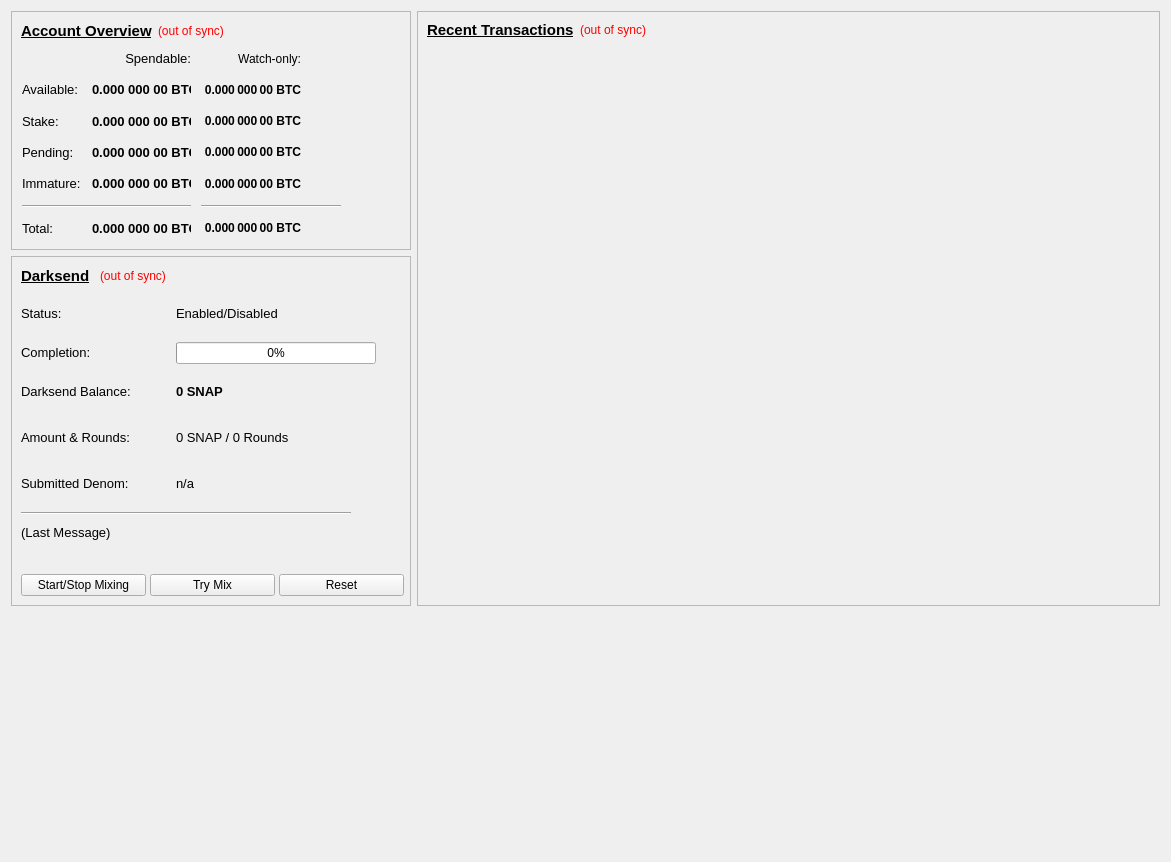
<?xml version="1.0" encoding="UTF-8"?>
<ui version="4.0">
 <class>OverviewPage</class>
 <widget class="QWidget" name="OverviewPage">
  <property name="geometry">
   <rect>
    <x>0</x>
    <y>0</y>
    <width>1171</width>
    <height>862</height>
   </rect>
  </property>
  <property name="windowTitle">
   <string>Form</string>
  </property>
  <layout class="QGridLayout" name="gridLayout_4">
   <item row="2" column="0" colspan="2">
    <widget class="QCustomPlot" name="diffplot" native="true">
     <property name="minimumSize">
      <size>
       <width>960</width>
       <height>200</height>
      </size>
     </property>
    </widget>
   </item>
   <item row="0" column="1" rowspan="2">
    <widget class="QFrame" name="frame_2">
     <property name="minimumSize">
      <size>
       <width>500</width>
       <height>0</height>
      </size>
     </property>
     <property name="frameShape">
      <enum>QFrame::StyledPanel</enum>
     </property>
     <property name="frameShadow">
      <enum>QFrame::Raised</enum>
     </property>
     <layout class="QGridLayout" name="gridLayout_11">
      <item row="0" column="0">
       <layout class="QGridLayout" name="gridLayout_9">
        <item row="0" column="0">
         <widget class="QLabel" name="label_4">
          <property name="font">
           <font>
            <weight>75</weight>
            <bold>true</bold>
           </font>
          </property>
          <property name="text">
           <string>&lt;html&gt;&lt;head/&gt;&lt;body&gt;&lt;p&gt;&lt;span style=&quot; font-size:11pt; text-decoration: underline;&quot;&gt;Recent Transactions&lt;/span&gt;&lt;/p&gt;&lt;/body&gt;&lt;/html&gt;</string>
          </property>
         </widget>
        </item>
        <item row="1" column="0" colspan="3">
         <widget class="QListView" name="listTransactions">
          <property name="styleSheet">
           <string notr="true">QListView { background: transparent; }</string>
          </property>
          <property name="frameShape">
           <enum>QFrame::NoFrame</enum>
          </property>
          <property name="verticalScrollBarPolicy">
           <enum>Qt::ScrollBarAlwaysOff</enum>
          </property>
          <property name="horizontalScrollBarPolicy">
           <enum>Qt::ScrollBarAlwaysOff</enum>
          </property>
          <property name="selectionMode">
           <enum>QAbstractItemView::NoSelection</enum>
          </property>
         </widget>
        </item>
        <item row="0" column="1">
         <widget class="QLabel" name="labelTransactionsStatus">
          <property name="cursor">
           <cursorShape>WhatsThisCursor</cursorShape>
          </property>
          <property name="toolTip">
           <string>The displayed information may be out of date. Your wallet automatically synchronizes with the SnapCoin network after a connection is established, but this process has not completed yet.</string>
          </property>
          <property name="styleSheet">
           <string notr="true">QLabel { color: red; }</string>
          </property>
          <property name="text">
           <string notr="true">(out of sync)</string>
          </property>
          <property name="alignment">
           <set>Qt::AlignRight|Qt::AlignTrailing|Qt::AlignVCenter</set>
          </property>
         </widget>
        </item>
        <item row="0" column="2">
         <spacer name="horizontalSpacer">
          <property name="orientation">
           <enum>Qt::Horizontal</enum>
          </property>
          <property name="sizeHint" stdset="0">
           <size>
            <width>140</width>
            <height>17</height>
           </size>
          </property>
         </spacer>
        </item>
       </layout>
      </item>
     </layout>
    </widget>
   </item>
   <item row="0" column="0">
    <widget class="QFrame" name="frame">
     <property name="maximumSize">
      <size>
       <width>400</width>
       <height>16777215</height>
      </size>
     </property>
     <property name="frameShape">
      <enum>QFrame::StyledPanel</enum>
     </property>
     <property name="frameShadow">
      <enum>QFrame::Raised</enum>
     </property>
     <layout class="QGridLayout" name="gridLayout_3">
      <item row="0" column="1">
       <widget class="QLabel" name="labelWalletStatus">
        <property name="maximumSize">
         <size>
          <width>16777215</width>
          <height>20</height>
         </size>
        </property>
        <property name="cursor">
         <cursorShape>WhatsThisCursor</cursorShape>
        </property>
        <property name="toolTip">
         <string>The displayed information may be out of date. Your wallet automatically synchronizes with the SnapCoin network after a connection is established, but this process has not completed yet.</string>
        </property>
        <property name="styleSheet">
         <string notr="true">QLabel { color: red; }</string>
        </property>
        <property name="text">
         <string notr="true">(out of sync)</string>
        </property>
        <property name="alignment">
         <set>Qt::AlignLeading|Qt::AlignLeft|Qt::AlignVCenter</set>
        </property>
       </widget>
      </item>
      <item row="0" column="2">
       <spacer name="horizontalSpacer_3">
        <property name="orientation">
         <enum>Qt::Horizontal</enum>
        </property>
        <property name="sizeHint" stdset="0">
         <size>
          <width>167</width>
          <height>19</height>
         </size>
        </property>
       </spacer>
      </item>
      <item row="0" column="0">
       <widget class="QLabel" name="label_5">
        <property name="maximumSize">
         <size>
          <width>16777215</width>
          <height>20</height>
         </size>
        </property>
        <property name="font">
         <font>
          <weight>75</weight>
          <bold>true</bold>
         </font>
        </property>
        <property name="text">
         <string>&lt;html&gt;&lt;head/&gt;&lt;body&gt;&lt;p&gt;&lt;span style=&quot; font-size:11pt; text-decoration: underline;&quot;&gt;Account Overview&lt;/span&gt;&lt;/p&gt;&lt;/body&gt;&lt;/html&gt;</string>
        </property>
       </widget>
      </item>
      <item row="1" column="0" colspan="3">
       <layout class="QGridLayout" name="gridLayout">
        <property name="leftMargin">
         <number>1</number>
        </property>
        <property name="topMargin">
         <number>1</number>
        </property>
        <property name="rightMargin">
         <number>100</number>
        </property>
        <property name="bottomMargin">
         <number>1</number>
        </property>
        <property name="spacing">
         <number>10</number>
        </property>
        <item row="0" column="1">
         <widget class="QLabel" name="labelSpendable">
          <property name="text">
           <string>&lt;html&gt;&lt;head/&gt;&lt;body&gt;&lt;p&gt;&lt;span style=&quot; font-size:10pt;&quot;&gt;Spendable:&lt;/span&gt;&lt;/p&gt;&lt;/body&gt;&lt;/html&gt;</string>
          </property>
          <property name="alignment">
           <set>Qt::AlignRight|Qt::AlignTrailing|Qt::AlignVCenter</set>
          </property>
         </widget>
        </item>
        <item row="0" column="2">
         <widget class="QLabel" name="labelWatchonly">
          <property name="text">
           <string>Watch-only:</string>
          </property>
          <property name="alignment">
           <set>Qt::AlignRight|Qt::AlignTrailing|Qt::AlignVCenter</set>
          </property>
         </widget>
        </item>
        <item row="1" column="0">
         <widget class="QLabel" name="labelBalanceText">
          <property name="text">
           <string>&lt;html&gt;&lt;head/&gt;&lt;body&gt;&lt;p&gt;&lt;span style=&quot; font-size:10pt;&quot;&gt;Available:&lt;/span&gt;&lt;/p&gt;&lt;/body&gt;&lt;/html&gt;</string>
          </property>
         </widget>
        </item>
        <item row="1" column="1">
         <widget class="QLabel" name="labelBalance">
          <property name="font">
           <font>
            <weight>75</weight>
            <bold>true</bold>
           </font>
          </property>
          <property name="cursor">
           <cursorShape>IBeamCursor</cursorShape>
          </property>
          <property name="toolTip">
           <string>Your current spendable balance</string>
          </property>
          <property name="text">
           <string notr="true">&lt;html&gt;&lt;head/&gt;&lt;body&gt;&lt;p&gt;&lt;span style=&quot; font-size:10pt;&quot;&gt;0.000 000 00 BTC&lt;/span&gt;&lt;/p&gt;&lt;/body&gt;&lt;/html&gt;</string>
          </property>
          <property name="alignment">
           <set>Qt::AlignRight|Qt::AlignTrailing|Qt::AlignVCenter</set>
          </property>
          <property name="textInteractionFlags">
           <set>Qt::LinksAccessibleByMouse|Qt::TextSelectableByKeyboard|Qt::TextSelectableByMouse</set>
          </property>
         </widget>
        </item>
        <item row="1" column="2">
         <widget class="QLabel" name="labelWatchAvailable">
          <property name="font">
           <font>
            <weight>75</weight>
            <bold>true</bold>
           </font>
          </property>
          <property name="cursor">
           <cursorShape>IBeamCursor</cursorShape>
          </property>
          <property name="toolTip">
           <string>Your current balance in watch-only addresses</string>
          </property>
          <property name="text">
           <string notr="true">0.000 000 00 BTC</string>
          </property>
          <property name="alignment">
           <set>Qt::AlignRight|Qt::AlignTrailing|Qt::AlignVCenter</set>
          </property>
          <property name="textInteractionFlags">
           <set>Qt::LinksAccessibleByMouse|Qt::TextSelectableByKeyboard|Qt::TextSelectableByMouse</set>
          </property>
         </widget>
        </item>
        <item row="2" column="0">
         <widget class="QLabel" name="label_6">
          <property name="text">
           <string>&lt;html&gt;&lt;head/&gt;&lt;body&gt;&lt;p&gt;&lt;span style=&quot; font-size:10pt;&quot;&gt;Stake:&lt;/span&gt;&lt;/p&gt;&lt;/body&gt;&lt;/html&gt;</string>
          </property>
         </widget>
        </item>
        <item row="2" column="1">
         <widget class="QLabel" name="labelStake">
          <property name="font">
           <font>
            <weight>75</weight>
            <bold>true</bold>
           </font>
          </property>
          <property name="cursor">
           <cursorShape>IBeamCursor</cursorShape>
          </property>
          <property name="toolTip">
           <string>Total of coins that was staked, and do not yet count toward the current balance</string>
          </property>
          <property name="text">
           <string notr="true">&lt;html&gt;&lt;head/&gt;&lt;body&gt;&lt;p&gt;&lt;span style=&quot; font-size:10pt;&quot;&gt;0.000 000 00 BTC&lt;/span&gt;&lt;/p&gt;&lt;/body&gt;&lt;/html&gt;</string>
          </property>
          <property name="alignment">
           <set>Qt::AlignRight|Qt::AlignTrailing|Qt::AlignVCenter</set>
          </property>
          <property name="textInteractionFlags">
           <set>Qt::LinksAccessibleByMouse|Qt::TextSelectableByKeyboard|Qt::TextSelectableByMouse</set>
          </property>
         </widget>
        </item>
        <item row="4" column="1">
         <widget class="QLabel" name="labelImmature">
          <property name="font">
           <font>
            <weight>75</weight>
            <bold>true</bold>
           </font>
          </property>
          <property name="cursor">
           <cursorShape>IBeamCursor</cursorShape>
          </property>
          <property name="toolTip">
           <string>Mined balance that has not yet matured</string>
          </property>
          <property name="text">
           <string notr="true">&lt;html&gt;&lt;head/&gt;&lt;body&gt;&lt;p&gt;&lt;span style=&quot; font-size:10pt;&quot;&gt;0.000 000 00 BTC&lt;/span&gt;&lt;/p&gt;&lt;/body&gt;&lt;/html&gt;</string>
          </property>
          <property name="alignment">
           <set>Qt::AlignRight|Qt::AlignTrailing|Qt::AlignVCenter</set>
          </property>
          <property name="textInteractionFlags">
           <set>Qt::LinksAccessibleByMouse|Qt::TextSelectableByKeyboard|Qt::TextSelectableByMouse</set>
          </property>
         </widget>
        </item>
        <item row="2" column="2">
         <widget class="QLabel" name="labelWatchStake">
          <property name="font">
           <font>
            <weight>75</weight>
            <bold>true</bold>
           </font>
          </property>
          <property name="cursor">
           <cursorShape>IBeamCursor</cursorShape>
          </property>
          <property name="toolTip">
           <string>Total of coins that was staked in watch-only addresses, and do not yet count toward the current watch-only balance</string>
          </property>
          <property name="text">
           <string notr="true">0.000 000 00 BTC</string>
          </property>
          <property name="alignment">
           <set>Qt::AlignRight|Qt::AlignTrailing|Qt::AlignVCenter</set>
          </property>
          <property name="textInteractionFlags">
           <set>Qt::LinksAccessibleByMouse|Qt::TextSelectableByKeyboard|Qt::TextSelectableByMouse</set>
          </property>
         </widget>
        </item>
        <item row="4" column="0">
         <widget class="QLabel" name="labelImmatureText">
          <property name="text">
           <string>&lt;html&gt;&lt;head/&gt;&lt;body&gt;&lt;p&gt;&lt;span style=&quot; font-size:10pt;&quot;&gt;Immature:&lt;/span&gt;&lt;/p&gt;&lt;/body&gt;&lt;/html&gt;</string>
          </property>
         </widget>
        </item>
        <item row="6" column="2">
         <widget class="QLabel" name="labelWatchTotal">
          <property name="font">
           <font>
            <weight>75</weight>
            <bold>true</bold>
           </font>
          </property>
          <property name="cursor">
           <cursorShape>IBeamCursor</cursorShape>
          </property>
          <property name="toolTip">
           <string>Current total balance in watch-only addresses</string>
          </property>
          <property name="text">
           <string notr="true">0.000 000 00 BTC</string>
          </property>
          <property name="alignment">
           <set>Qt::AlignRight|Qt::AlignTrailing|Qt::AlignVCenter</set>
          </property>
          <property name="textInteractionFlags">
           <set>Qt::LinksAccessibleByMouse|Qt::TextSelectableByKeyboard|Qt::TextSelectableByMouse</set>
          </property>
         </widget>
        </item>
        <item row="5" column="0" colspan="2">
         <widget class="Line" name="lineSpendableBalance">
          <property name="orientation">
           <enum>Qt::Horizontal</enum>
          </property>
         </widget>
        </item>
        <item row="6" column="0">
         <widget class="QLabel" name="labelTotalText">
          <property name="text">
           <string>&lt;html&gt;&lt;head/&gt;&lt;body&gt;&lt;p&gt;&lt;span style=&quot; font-size:10pt;&quot;&gt;Total:&lt;/span&gt;&lt;/p&gt;&lt;/body&gt;&lt;/html&gt;</string>
          </property>
         </widget>
        </item>
        <item row="5" column="2">
         <widget class="Line" name="lineWatchBalance">
          <property name="sizePolicy">
           <sizepolicy hsizetype="Preferred" vsizetype="Fixed">
            <horstretch>0</horstretch>
            <verstretch>0</verstretch>
           </sizepolicy>
          </property>
          <property name="minimumSize">
           <size>
            <width>140</width>
            <height>0</height>
           </size>
          </property>
          <property name="orientation">
           <enum>Qt::Horizontal</enum>
          </property>
         </widget>
        </item>
        <item row="6" column="1">
         <widget class="QLabel" name="labelTotal">
          <property name="font">
           <font>
            <weight>75</weight>
            <bold>true</bold>
           </font>
          </property>
          <property name="cursor">
           <cursorShape>IBeamCursor</cursorShape>
          </property>
          <property name="toolTip">
           <string>Your current total balance</string>
          </property>
          <property name="text">
           <string notr="true">&lt;html&gt;&lt;head/&gt;&lt;body&gt;&lt;p&gt;&lt;span style=&quot; font-size:10pt;&quot;&gt;0.000 000 00 BTC&lt;/span&gt;&lt;/p&gt;&lt;/body&gt;&lt;/html&gt;</string>
          </property>
          <property name="alignment">
           <set>Qt::AlignRight|Qt::AlignTrailing|Qt::AlignVCenter</set>
          </property>
          <property name="textInteractionFlags">
           <set>Qt::LinksAccessibleByMouse|Qt::TextSelectableByKeyboard|Qt::TextSelectableByMouse</set>
          </property>
         </widget>
        </item>
        <item row="3" column="2">
         <widget class="QLabel" name="labelWatchPending">
          <property name="font">
           <font>
            <weight>75</weight>
            <bold>true</bold>
           </font>
          </property>
          <property name="cursor">
           <cursorShape>IBeamCursor</cursorShape>
          </property>
          <property name="toolTip">
           <string>Unconfirmed transactions to watch-only addresses</string>
          </property>
          <property name="text">
           <string notr="true">0.000 000 00 BTC</string>
          </property>
          <property name="alignment">
           <set>Qt::AlignRight|Qt::AlignTrailing|Qt::AlignVCenter</set>
          </property>
          <property name="textInteractionFlags">
           <set>Qt::LinksAccessibleByMouse|Qt::TextSelectableByKeyboard|Qt::TextSelectableByMouse</set>
          </property>
         </widget>
        </item>
        <item row="3" column="0">
         <widget class="QLabel" name="labelPendingText">
          <property name="text">
           <string>&lt;html&gt;&lt;head/&gt;&lt;body&gt;&lt;p&gt;&lt;span style=&quot; font-size:10pt;&quot;&gt;Pending:&lt;/span&gt;&lt;/p&gt;&lt;/body&gt;&lt;/html&gt;</string>
          </property>
         </widget>
        </item>
        <item row="3" column="1">
         <widget class="QLabel" name="labelUnconfirmed">
          <property name="font">
           <font>
            <weight>75</weight>
            <bold>true</bold>
           </font>
          </property>
          <property name="cursor">
           <cursorShape>IBeamCursor</cursorShape>
          </property>
          <property name="toolTip">
           <string>Total of transactions that have yet to be confirmed, and do not yet count toward the spendable balance</string>
          </property>
          <property name="text">
           <string notr="true">&lt;html&gt;&lt;head/&gt;&lt;body&gt;&lt;p&gt;&lt;span style=&quot; font-size:10pt;&quot;&gt;0.000 000 00 BTC&lt;/span&gt;&lt;/p&gt;&lt;/body&gt;&lt;/html&gt;</string>
          </property>
          <property name="alignment">
           <set>Qt::AlignRight|Qt::AlignTrailing|Qt::AlignVCenter</set>
          </property>
          <property name="textInteractionFlags">
           <set>Qt::LinksAccessibleByMouse|Qt::TextSelectableByKeyboard|Qt::TextSelectableByMouse</set>
          </property>
         </widget>
        </item>
        <item row="4" column="2">
         <widget class="QLabel" name="labelWatchImmature">
          <property name="font">
           <font>
            <weight>75</weight>
            <bold>true</bold>
           </font>
          </property>
          <property name="cursor">
           <cursorShape>IBeamCursor</cursorShape>
          </property>
          <property name="toolTip">
           <string>Mined balance in watch-only addresses that has not yet matured</string>
          </property>
          <property name="text">
           <string notr="true">0.000 000 00 BTC</string>
          </property>
          <property name="alignment">
           <set>Qt::AlignRight|Qt::AlignTrailing|Qt::AlignVCenter</set>
          </property>
          <property name="textInteractionFlags">
           <set>Qt::LinksAccessibleByMouse|Qt::TextSelectableByKeyboard|Qt::TextSelectableByMouse</set>
          </property>
         </widget>
        </item>
       </layout>
      </item>
     </layout>
    </widget>
   </item>
   <item row="1" column="0">
    <widget class="QFrame" name="frameDarksend">
     <property name="minimumSize">
      <size>
       <width>0</width>
       <height>350</height>
      </size>
     </property>
     <property name="maximumSize">
      <size>
       <width>400</width>
       <height>16777215</height>
      </size>
     </property>
     <property name="layoutDirection">
      <enum>Qt::LeftToRight</enum>
     </property>
     <property name="frameShape">
      <enum>QFrame::StyledPanel</enum>
     </property>
     <property name="frameShadow">
      <enum>QFrame::Raised</enum>
     </property>
     <layout class="QGridLayout" name="gridLayout_8">
      <item row="0" column="0">
       <layout class="QGridLayout" name="gridLayout_6">
        <item row="1" column="0">
         <layout class="QGridLayout" name="gridLayout_5">
          <item row="0" column="0">
           <widget class="QPushButton" name="toggleDarksend">
            <property name="sizePolicy">
             <sizepolicy hsizetype="MinimumExpanding" vsizetype="Fixed">
              <horstretch>0</horstretch>
              <verstretch>0</verstretch>
             </sizepolicy>
            </property>
            <property name="minimumSize">
             <size>
              <width>125</width>
              <height>0</height>
             </size>
            </property>
            <property name="maximumSize">
             <size>
              <width>125</width>
              <height>16777215</height>
             </size>
            </property>
            <property name="text">
             <string>Start/Stop Mixing</string>
            </property>
           </widget>
          </item>
          <item row="0" column="1">
           <widget class="QPushButton" name="darksendAuto">
            <property name="sizePolicy">
             <sizepolicy hsizetype="MinimumExpanding" vsizetype="Fixed">
              <horstretch>0</horstretch>
              <verstretch>0</verstretch>
             </sizepolicy>
            </property>
            <property name="minimumSize">
             <size>
              <width>125</width>
              <height>0</height>
             </size>
            </property>
            <property name="maximumSize">
             <size>
              <width>125</width>
              <height>16777215</height>
             </size>
            </property>
            <property name="toolTip">
             <string>Try to manually submit a Darksend request.</string>
            </property>
            <property name="text">
             <string>Try Mix</string>
            </property>
           </widget>
          </item>
          <item row="0" column="2">
           <widget class="QPushButton" name="darksendReset">
            <property name="sizePolicy">
             <sizepolicy hsizetype="MinimumExpanding" vsizetype="Fixed">
              <horstretch>0</horstretch>
              <verstretch>0</verstretch>
             </sizepolicy>
            </property>
            <property name="minimumSize">
             <size>
              <width>125</width>
              <height>0</height>
             </size>
            </property>
            <property name="maximumSize">
             <size>
              <width>125</width>
              <height>16777215</height>
             </size>
            </property>
            <property name="toolTip">
             <string>Reset the current status of Darksend (can interrupt Darksend if it's in the process of Mixing, which can cost you money!)</string>
            </property>
            <property name="autoFillBackground">
             <bool>false</bool>
            </property>
            <property name="text">
             <string>Reset</string>
            </property>
           </widget>
          </item>
         </layout>
        </item>
        <item row="0" column="0">
         <layout class="QGridLayout" name="gridLayout_12">
          <property name="rightMargin">
           <number>50</number>
          </property>
          <property name="spacing">
           <number>10</number>
          </property>
          <item row="5" column="1">
           <widget class="QLabel" name="labelSubmittedDenom">
            <property name="toolTip">
             <string>The denominations you submitted to the Masternode.&lt;br&gt;To mix, other users must submit the exact same denominations.</string>
            </property>
            <property name="text">
             <string>&lt;html&gt;&lt;head/&gt;&lt;body&gt;&lt;p&gt;&lt;span style=&quot; font-size:10pt;&quot;&gt;n/a&lt;/span&gt;&lt;/p&gt;&lt;/body&gt;&lt;/html&gt;</string>
            </property>
           </widget>
          </item>
          <item row="6" column="0" colspan="2">
           <widget class="Line" name="lineLastMessage">
            <property name="orientation">
             <enum>Qt::Horizontal</enum>
            </property>
           </widget>
          </item>
          <item row="4" column="1">
           <widget class="QLabel" name="labelAmountRounds">
            <property name="text">
             <string>&lt;html&gt;&lt;head/&gt;&lt;body&gt;&lt;p&gt;&lt;span style=&quot; font-size:10pt;&quot;&gt;0 SNAP / 0 Rounds&lt;/span&gt;&lt;/p&gt;&lt;/body&gt;&lt;/html&gt;</string>
            </property>
           </widget>
          </item>
          <item row="7" column="0" colspan="2">
           <widget class="QLabel" name="darksendStatus">
            <property name="minimumSize">
             <size>
              <width>288</width>
              <height>43</height>
             </size>
            </property>
            <property name="text">
             <string>&lt;html&gt;&lt;head/&gt;&lt;body&gt;&lt;p&gt;&lt;span style=&quot; font-size:10pt;&quot;&gt;(Last Message)&lt;/span&gt;&lt;/p&gt;&lt;/body&gt;&lt;/html&gt;</string>
            </property>
            <property name="alignment">
             <set>Qt::AlignLeading|Qt::AlignLeft|Qt::AlignTop</set>
            </property>
            <property name="wordWrap">
             <bool>true</bool>
            </property>
           </widget>
          </item>
          <item row="3" column="1">
           <widget class="QLabel" name="labelAnonymized">
            <property name="font">
             <font>
              <weight>75</weight>
              <bold>true</bold>
             </font>
            </property>
            <property name="text">
             <string notr="true">&lt;html&gt;&lt;head/&gt;&lt;body&gt;&lt;p&gt;&lt;span style=&quot; font-size:10pt;&quot;&gt;0 SNAP&lt;/span&gt;&lt;/p&gt;&lt;/body&gt;&lt;/html&gt;</string>
            </property>
           </widget>
          </item>
          <item row="3" column="0">
           <widget class="QLabel" name="labelAnonymizedText">
            <property name="text">
             <string>&lt;html&gt;&lt;head/&gt;&lt;body&gt;&lt;p&gt;&lt;span style=&quot; font-size:10pt;&quot;&gt;Darksend Balance:&lt;/span&gt;&lt;/p&gt;&lt;/body&gt;&lt;/html&gt;</string>
            </property>
           </widget>
          </item>
          <item row="4" column="0">
           <widget class="QLabel" name="label_8">
            <property name="maximumSize">
             <size>
              <width>200</width>
              <height>16777215</height>
             </size>
            </property>
            <property name="text">
             <string>&lt;html&gt;&lt;head/&gt;&lt;body&gt;&lt;p&gt;&lt;span style=&quot; font-size:10pt;&quot;&gt;Amount &amp;amp; Rounds:&lt;/span&gt;&lt;/p&gt;&lt;/body&gt;&lt;/html&gt;</string>
            </property>
           </widget>
          </item>
          <item row="5" column="0">
           <widget class="QLabel" name="label_9">
            <property name="maximumSize">
             <size>
              <width>200</width>
              <height>16777215</height>
             </size>
            </property>
            <property name="text">
             <string>&lt;html&gt;&lt;head/&gt;&lt;body&gt;&lt;p&gt;&lt;span style=&quot; font-size:10pt;&quot;&gt;Submitted Denom:&lt;/span&gt;&lt;/p&gt;&lt;/body&gt;&lt;/html&gt;</string>
            </property>
           </widget>
          </item>
          <item row="0" column="0">
           <layout class="QGridLayout" name="gridLayout_2">
            <item row="0" column="2">
             <spacer name="horizontalSpacer_2">
              <property name="orientation">
               <enum>Qt::Horizontal</enum>
              </property>
              <property name="sizeHint" stdset="0">
               <size>
                <width>40</width>
                <height>20</height>
               </size>
              </property>
             </spacer>
            </item>
            <item row="0" column="0">
             <widget class="QLabel" name="label_2">
              <property name="maximumSize">
               <size>
                <width>100</width>
                <height>20</height>
               </size>
              </property>
              <property name="font">
               <font>
                <weight>75</weight>
                <bold>true</bold>
               </font>
              </property>
              <property name="text">
               <string>&lt;html&gt;&lt;head/&gt;&lt;body&gt;&lt;p&gt;&lt;span style=&quot; font-size:11pt; text-decoration: underline;&quot;&gt;Darksend&lt;/span&gt;&lt;/p&gt;&lt;/body&gt;&lt;/html&gt;</string>
              </property>
             </widget>
            </item>
            <item row="0" column="1">
             <widget class="QLabel" name="labelDarksendSyncStatus">
              <property name="maximumSize">
               <size>
                <width>16777215</width>
                <height>20</height>
               </size>
              </property>
              <property name="toolTip">
               <string>The displayed information may be out of date. Your wallet automatically synchronizes with the SnapCoin network after a connection is established, but this process has not completed yet.</string>
              </property>
              <property name="styleSheet">
               <string notr="true">QLabel { color: red; }</string>
              </property>
              <property name="text">
               <string notr="true">(out of sync)</string>
              </property>
              <property name="alignment">
               <set>Qt::AlignLeading|Qt::AlignLeft|Qt::AlignVCenter</set>
              </property>
             </widget>
            </item>
           </layout>
          </item>
          <item row="1" column="0">
           <widget class="QLabel" name="label_61">
            <property name="maximumSize">
             <size>
              <width>200</width>
              <height>16777215</height>
             </size>
            </property>
            <property name="text">
             <string>&lt;html&gt;&lt;head/&gt;&lt;body&gt;&lt;p&gt;&lt;span style=&quot; font-size:10pt;&quot;&gt;Status:&lt;/span&gt;&lt;/p&gt;&lt;/body&gt;&lt;/html&gt;</string>
            </property>
           </widget>
          </item>
          <item row="1" column="1">
           <widget class="QLabel" name="darksendEnabled">
            <property name="text">
             <string>&lt;html&gt;&lt;head/&gt;&lt;body&gt;&lt;p&gt;&lt;span style=&quot; font-size:10pt;&quot;&gt;Enabled/Disabled&lt;/span&gt;&lt;/p&gt;&lt;/body&gt;&lt;/html&gt;</string>
            </property>
           </widget>
          </item>
          <item row="2" column="1">
           <widget class="QProgressBar" name="darksendProgress">
            <property name="minimumSize">
             <size>
              <width>200</width>
              <height>0</height>
             </size>
            </property>
            <property name="maximumSize">
             <size>
              <width>125</width>
              <height>16777215</height>
             </size>
            </property>
            <property name="value">
             <number>0</number>
            </property>
           </widget>
          </item>
          <item row="2" column="0">
           <widget class="QLabel" name="label_7">
            <property name="maximumSize">
             <size>
              <width>200</width>
              <height>16777215</height>
             </size>
            </property>
            <property name="text">
             <string>&lt;html&gt;&lt;head/&gt;&lt;body&gt;&lt;p&gt;&lt;span style=&quot; font-size:10pt;&quot;&gt;Completion:&lt;/span&gt;&lt;/p&gt;&lt;/body&gt;&lt;/html&gt;</string>
            </property>
           </widget>
          </item>
         </layout>
        </item>
       </layout>
      </item>
     </layout>
    </widget>
   </item>
  </layout>
 </widget>
 <customwidgets>
  <customwidget>
   <class>QCustomPlot</class>
   <extends>QWidget</extends>
   <header>qt/qcustomplot.h</header>
   <container>1</container>
  </customwidget>
 </customwidgets>
 <resources/>
 <connections/>
</ui>
